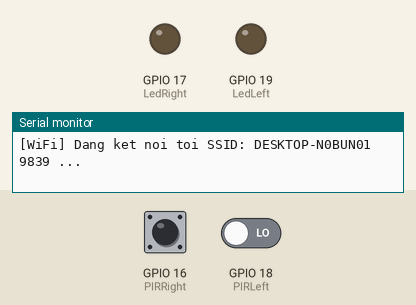
This sketch was run on a simulated ESP32. On the bench: output pins drawn as LEDs (lit = HIGH), the last lines printed to the serial monitor. Dashed ring = blinking. The inputs (shaded band) are chosen by the test bench; at power-on: GPIO 16 (PIRRight) LOW, GPIO 18 (PIRLeft) LOW. WiFi joins after 1.5 s; servers stay silent unless stated; uploads are accepted with an empty reply.

Above: at 1.7 s.
1.8 s: GPIO 16 (PIRRight) driven HIGH
At 3.0 s:
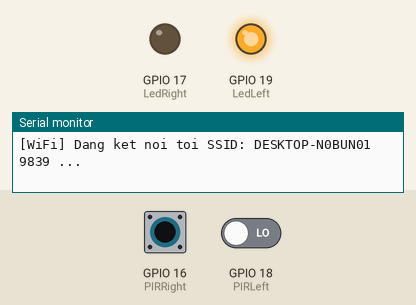
3.3 s: GPIO 18 (PIRLeft) driven HIGH
At 4.1 s:
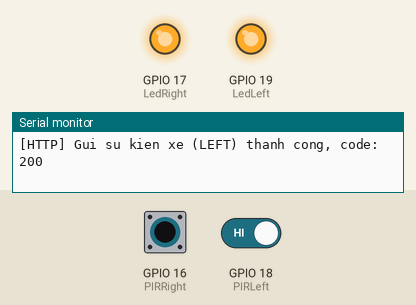
4.8 s: GPIO 16 (PIRRight) driven LOW
At 5.2 s:
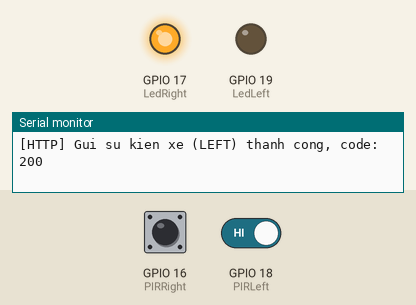
6.3 s: GPIO 18 (PIRLeft) driven LOW
At 7.5 s:
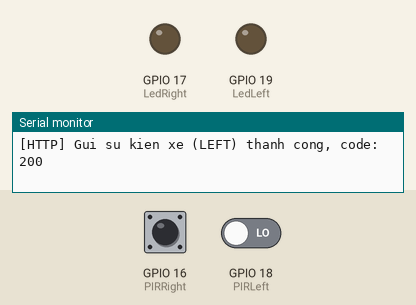
7.8 s: GPIO 16 (PIRRight) pulsed HIGH 2 times (0.12 s each, 0.3 s apart)
At 8.16 s:
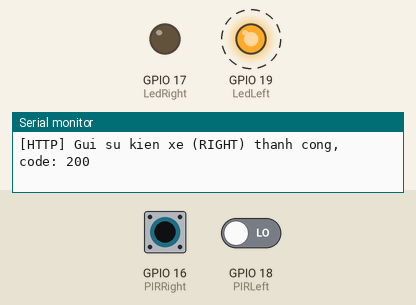
Timing chart, 0 to 10.8 s (numbered marks = the images above; inputs shaded):
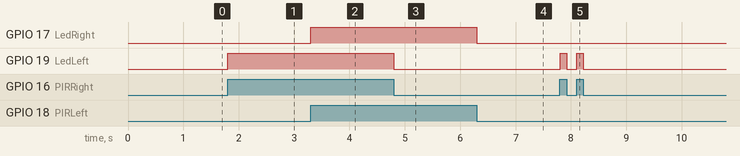

Measured:
- after the input at 1.8 s, GPIO 19 (LedLeft): LOW → HIGH at once
- after the input at 3.3 s, GPIO 17 (LedRight): LOW → HIGH at once
- after the input at 4.8 s, GPIO 19 (LedLeft): HIGH → LOW at once
- after the input at 6.3 s, GPIO 17 (LedRight): HIGH → LOW at once
- after the input at 7.8 s, GPIO 19 (LedLeft): alternates HIGH for 0.12 s and LOW for 0.18 s, 4 changes in all, then stays LOW, starting at once

The sketch:

smart-blind-corner-alert.ino
```cpp
/*
 * Smart Blind-Corner Alert System - IoT Upgraded Version (Tối ưu hóa Phản hồi Cực Nhanh)
 *
 * Kiến trúc: FreeRTOS Dual-Core trên ESP32
 * - Core 1: Chạy sensorAlertTask (Đọc 2 PIR, kích hoạt 2 LED, bắt sườn lên)
 *           -> Ưu tiên cao nhất, phản hồi tức thời < 5ms, 100% độc lập với mạng.
 * - Core 0: Chạy networkTask (Quản lý Wi-Fi, gửi sự kiện HTTP POST tức thời, gửi Heartbeat 15s)
 *           -> Chạy ngầm, dùng HTTP Keep-Alive để giảm tối đa độ trễ truyền mạng.
 */

#include <WiFi.h>
#include <HTTPClient.h>
#include <ArduinoJson.h>

// ==============================================================================
// 1. CẤU HÌNH HỆ THỐNG & KẾT NỐI (Người dùng chỉnh sửa tại đây)
// ==============================================================================
// const char* WIFI_SSID         = "YOUR_WIFI_SSID";          // Tên Wi-Fi (Băng tần 2.4GHz)
// const char* WIFI_PASSWORD     = "YOUR_WIFI_PASSWORD";      // Mật khẩu Wi-Fi (để "" nếu không có pass)
// const char* SERVER_BASE_URL   = "http://10.4.106.79:1880"; // Địa chỉ IP máy tính chạy Node-RED
// const char* DEVICE_ID         = "blind-corner-001";        // Mã định danh thiết bị
// const char* API_KEY           = "blind-corner-secret-token"; // Khóa xác thực API
// const char* FIRMWARE_VERSION  = "1.0.0";

const char* WIFI_SSID         = "DESKTOP-N0BUN01 9839";          // Tên Wi-Fi (Băng tần 2.4GHz)
const char* WIFI_PASSWORD     = "Bm9,4991";      // Mật khẩu Wi-Fi (để "" nếu không có pass)
const char* SERVER_BASE_URL   = "http://192.168.137.1:1880"; // Địa chỉ IP máy tính chạy Node-RED
const char* DEVICE_ID         = "blind-corner-001";        // Mã định danh thiết bị
const char* API_KEY           = "blind-corner-secret-token"; // Khóa xác thực API
const char* FIRMWARE_VERSION  = "1.0.0";

// Tham số chu kỳ và thời gian chờ
const unsigned long HEARTBEAT_INTERVAL_MS = 15000; // 15 giây gửi Heartbeat một lần
const unsigned long HTTP_TIMEOUT_MS        = 1500;  // 1.5 giây timeout mạng (nhanh, không block)
const unsigned long DEBOUNCE_TIME_MS       = 20;    // 20ms lọc nhiễu sườn lên

// ==============================================================================
// 2. CẤU HÌNH CHÂN PHẦN CỨNG (GIỮ NGUYÊN 100% THEO THIẾT KẾ GỐC)
// ==============================================================================
const int PIRLeft  = 18;  // PIR hướng Trái
const int LedRight = 17;  // LED cảnh báo hướng Phải (sáng khi có xe bên Trái)
const int PIRRight = 16;  // PIR hướng Phải
const int LedLeft  = 19;  // LED cảnh báo hướng Trái (sáng khi có xe bên Phải)

// ==============================================================================
// 3. ĐỊNH NGHĨA DỮ LIỆU & HÀNG ĐỢI SỰ KIỆN (FreeRTOS Queue)
// ==============================================================================
enum Direction {
  DIR_LEFT,
  DIR_RIGHT
};

struct MotionEvent {
  Direction direction;
  unsigned long timestamp; // Thời gian thiết bị (giây)
};

// Hàng đợi lưu tối đa 10 sự kiện chưa kịp gửi, tránh tràn bộ nhớ RAM
static QueueHandle_t eventQueue = NULL;

// Các biến trạng thái toàn cục (được truy cập giữa các task)
volatile unsigned long leftDetections  = 0;
volatile unsigned long rightDetections = 0;
volatile bool currentLeftDetected      = false;
volatile bool currentRightDetected     = false;
volatile bool currentLedLeftState      = false;
volatile bool currentLedRightState     = false;

// ==============================================================================
// 4. TASK 1: CẢNH BÁO CỤC BỘ & BẮT SƯỜN LÊN (CHẠY TRÊN CORE 1)
// ==============================================================================
void sensorAlertTask(void* pvParameters) {
  bool prevLeftState  = false;
  bool prevRightState = false;
  unsigned long lastLeftChangeTime  = 0;
  unsigned long lastRightChangeTime = 0;

  for (;;) {
    unsigned long now = millis();
    bool rawLeft  = (digitalRead(PIRLeft) == HIGH);
    bool rawRight = (digitalRead(PIRRight) == HIGH);

    // --- XỬ LÝ LỌC NHIỄU & BẮT SƯỜN LÊN CHO PIR TRÁI ---
    if (rawLeft != prevLeftState && (now - lastLeftChangeTime > DEBOUNCE_TIME_MS)) {
      lastLeftChangeTime = now;
      prevLeftState = rawLeft;

      // CHỈ kích hoạt khi sườn lên: LOW -> HIGH (xe vừa tới)
      if (rawLeft) {
        leftDetections++;
        MotionEvent ev;
        ev.direction = DIR_LEFT;
        ev.timestamp = now / 1000;
        if (eventQueue != NULL) {
          xQueueSend(eventQueue, &ev, 0); // Đẩy vào hàng đợi ngay lập tức (0ms wait)
        }
      }
    }

    // --- XỬ LÝ LỌC NHIỄU & BẮT SƯỜN LÊN CHO PIR PHẢI ---
    if (rawRight != prevRightState && (now - lastRightChangeTime > DEBOUNCE_TIME_MS)) {
      lastRightChangeTime = now;
      prevRightState = rawRight;

      // CHỈ kích hoạt khi sườn lên: LOW -> HIGH (xe vừa tới)
      if (rawRight) {
        rightDetections++;
        MotionEvent ev;
        ev.direction = DIR_RIGHT;
        ev.timestamp = now / 1000;
        if (eventQueue != NULL) {
          xQueueSend(eventQueue, &ev, 0);
        }
      }
    }

    // --- LOGIC CẢNH BÁO TỨC THỜI CHO ĐÈN LED (ĐỘC LẬP HOÀN TOÀN) ---
    // PIR Trái kích hoạt -> BẬT LED Phải
    if (rawLeft) {
      digitalWrite(LedRight, HIGH);
      currentLedRightState = true;
    } else {
      digitalWrite(LedRight, LOW);
      currentLedRightState = false;
    }

    // PIR Phải kích hoạt -> BẬT LED Trái
    if (rawRight) {
      digitalWrite(LedLeft, HIGH);
      currentLedLeftState = true;
    } else {
      digitalWrite(LedLeft, LOW);
      currentLedLeftState = false;
    }

    currentLeftDetected  = rawLeft;
    currentRightDetected = rawRight;

    // Chu kỳ quét 10ms phản hồi tức thời
    vTaskDelay(pdMS_TO_TICKS(10));
  }
}

// ==============================================================================
// 5. CÁC HÀM TRUYỀN DỮ LIỆU HTTP (CHẠY TRÊN CORE 0)
// ==============================================================================

// Hàm gửi sự kiện chuyển động lên Node-RED tức thời
bool sendMotionEventHTTP(const MotionEvent& ev) {
  if (WiFi.status() != WL_CONNECTED) {
    return false;
  }

  HTTPClient http;
  String url = String(SERVER_BASE_URL) + "/api/devices/events";
  http.begin(url);
  http.setReuse(true); // Tái sử dụng kết nối TCP để truyền nhanh gấp 5 lần
  http.setTimeout(HTTP_TIMEOUT_MS);
  http.addHeader("Content-Type", "application/json");
  http.addHeader("X-API-Key", API_KEY);

  // Tạo JSON payload
  StaticJsonDocument<256> doc;
  doc["deviceId"]  = DEVICE_ID;
  doc["direction"] = (ev.direction == DIR_LEFT) ? "LEFT" : "RIGHT";
  doc["eventType"] = "MOTION_DETECTED";
  doc["timestamp"] = ev.timestamp;

  String requestBody;
  serializeJson(doc, requestBody);

  int httpCode = http.POST(requestBody);
  bool success = (httpCode >= 200 && httpCode < 300);

  if (success) {
    Serial.printf("[HTTP] Gui su kien xe (%s) thanh cong, code: %d\n",
                  (ev.direction == DIR_LEFT ? "LEFT" : "RIGHT"), httpCode);
  } else {
    Serial.printf("[HTTP] Gui su kien that bai! Code: %d\n", httpCode);
  }

  http.end();
  return success;
}

// Hàm gửi nhịp tim (Heartbeat) lên Node-RED
bool sendHeartbeatHTTP() {
  if (WiFi.status() != WL_CONNECTED) {
    return false;
  }

  HTTPClient http;
  String url = String(SERVER_BASE_URL) + "/api/devices/heartbeat";
  http.begin(url);
  http.setReuse(true);
  http.setTimeout(HTTP_TIMEOUT_MS);
  http.addHeader("Content-Type", "application/json");
  http.addHeader("X-API-Key", API_KEY);

  StaticJsonDocument<384> doc;
  doc["deviceId"]        = DEVICE_ID;
  doc["left"]            = currentLeftDetected;
  doc["right"]           = currentRightDetected;
  doc["ledLeft"]         = currentLedLeftState;
  doc["ledRight"]        = currentLedRightState;
  doc["leftDetections"]  = leftDetections;
  doc["rightDetections"] = rightDetections;
  doc["uptime"]          = millis() / 1000;
  doc["firmwareVersion"] = FIRMWARE_VERSION;

  String requestBody;
  serializeJson(doc, requestBody);

  int httpCode = http.POST(requestBody);
  bool success = (httpCode >= 200 && httpCode < 300);

  if (success) {
    Serial.printf("[HEARTBEAT] OK. Uptime: %lu s, Code: %d\n", millis() / 1000, httpCode);
  } else {
    Serial.printf("[HEARTBEAT] Loi: %d\n", httpCode);
  }

  http.end();
  return success;
}

// ==============================================================================
// 6. TASK 2: QUẢN LÝ WI-FI & TRUYỀN DỮ LIỆU IOT (CHẠY TRÊN CORE 0)
// ==============================================================================
void networkTask(void* pvParameters) {
  WiFi.mode(WIFI_STA);
  WiFi.begin(WIFI_SSID, WIFI_PASSWORD);
  Serial.printf("[WiFi] Dang ket noi toi SSID: %s ...\n", WIFI_SSID);

  unsigned long lastHeartbeatTime = 0;
  unsigned long lastWifiRetryTime = 0;

  for (;;) {
    unsigned long now = millis();

    // 1. Quản lý tự động kết nối lại Wi-Fi
    if (WiFi.status() != WL_CONNECTED) {
      if (now - lastWifiRetryTime > 8000) { // Thử lại mỗi 8 giây nếu mất mạng
        lastWifiRetryTime = now;
        Serial.println("[WiFi] Mat Wi-Fi! Dang ket noi lai ngam...");
        WiFi.disconnect();
        WiFi.reconnect();
      }
    }

    // 2. Lấy sự kiện từ hàng đợi: phản hồi ngay lập tức trong vòng 10ms
    MotionEvent ev;
    if (xQueueReceive(eventQueue, &ev, pdMS_TO_TICKS(10)) == pdTRUE) {
      if (WiFi.status() == WL_CONNECTED) {
        sendMotionEventHTTP(ev);
      }
    }

    // 3. Định kỳ gửi Heartbeat mỗi 15 giây
    if (now - lastHeartbeatTime >= HEARTBEAT_INTERVAL_MS) {
      lastHeartbeatTime = now;
      if (WiFi.status() == WL_CONNECTED) {
        sendHeartbeatHTTP();
      }
    }

    // Nhường CPU cho các tác vụ nền khác
    vTaskDelay(pdMS_TO_TICKS(10));
  }
}

// ==============================================================================
// 7. SETUP & LOOP CHÍNH
// ==============================================================================
void setup() {
  Serial.begin(115200);
  delay(500);
  Serial.println("\n========================================================");
  Serial.println("  SMART BLIND-CORNER ALERT SYSTEM (ESP32 IoT FreeRTOS)   ");
  Serial.println("========================================================");

  // Khởi tạo chân GPIO
  pinMode(PIRLeft, INPUT);
  pinMode(PIRRight, INPUT);
  pinMode(LedLeft, OUTPUT);
  pinMode(LedRight, OUTPUT);

  // Đảm bảo LED ban đầu tắt
  digitalWrite(LedLeft, LOW);
  digitalWrite(LedRight, LOW);

  // Khởi tạo hàng đợi FreeRTOS cho sự kiện chuyển động
  eventQueue = xQueueCreate(10, sizeof(MotionEvent));

  // TÁC VỤ 1: Cảnh báo cục bộ - Ghim vào Core 1 (Ưu tiên 2)
  xTaskCreatePinnedToCore(
    sensorAlertTask,
    "SensorAlertTask",
    4096,
    NULL,
    2,
    NULL,
    1 // Core 1
  );

  // TÁC VỤ 2: Quản lý Wi-Fi & HTTP - Ghim vào Core 0 (Ưu tiên 1)
  xTaskCreatePinnedToCore(
    networkTask,
    "NetworkTask",
    8192,
    NULL,
    1,
    NULL,
    0 // Core 0
  );
}

void loop() {
  vTaskDelay(pdMS_TO_TICKS(1000));
}
```
